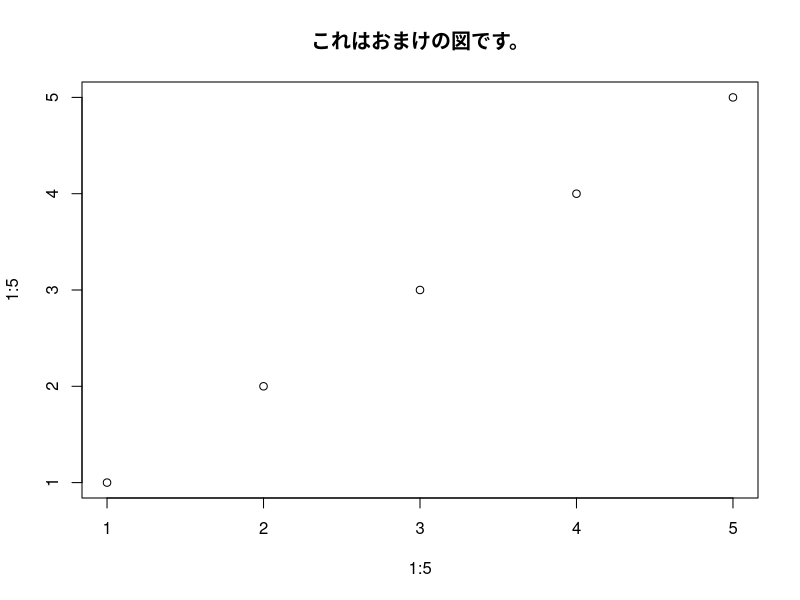

This chart was generated by the following R code:
## ---- chunk 1
plot(1:5, 1:5, main = "これはおまけの図です。")
